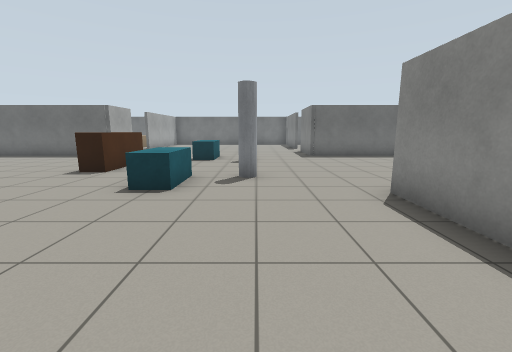
View 1 (above)

17 first-person views from a walk through a Gazebo world. The camera is 1.1 m above the floor, tilts 10° down and sees 90° across. The floor is counted in squares, 1 m on a side. Each view is taken from the middle of a square. On the plan, view 1 faces up. The plan holds only what a view shows up to about 11 squares ahead; the rest is blank.

View 2
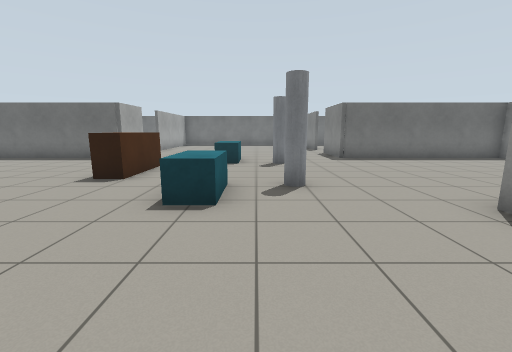

View 3
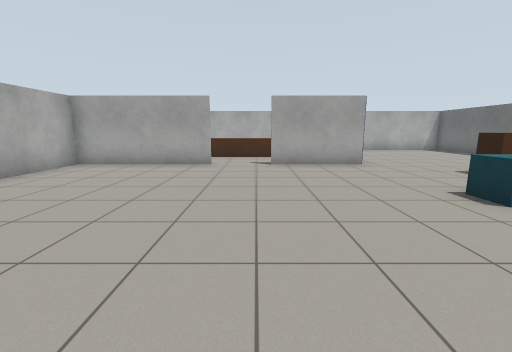

View 4
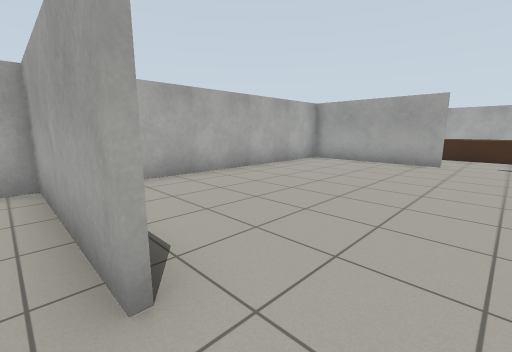

View 5
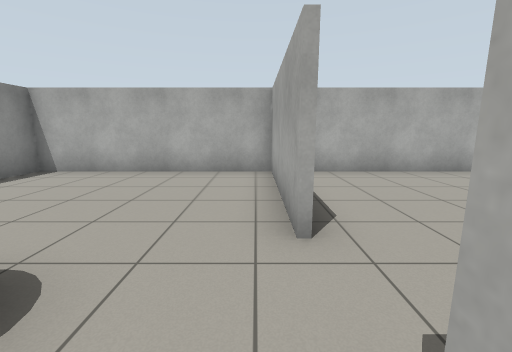

View 6
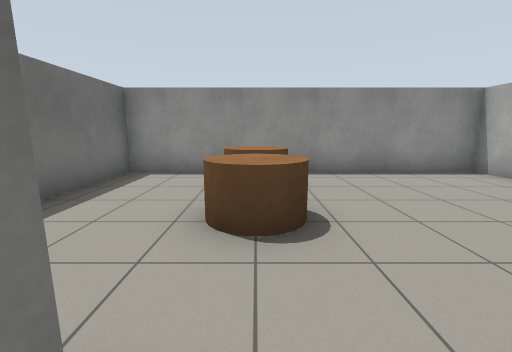

View 7
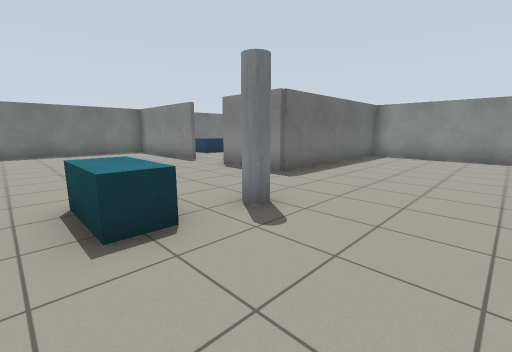

View 8
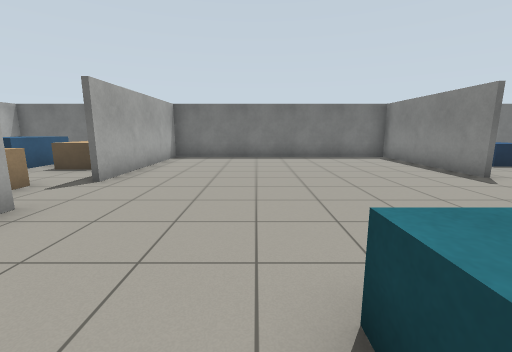

View 9
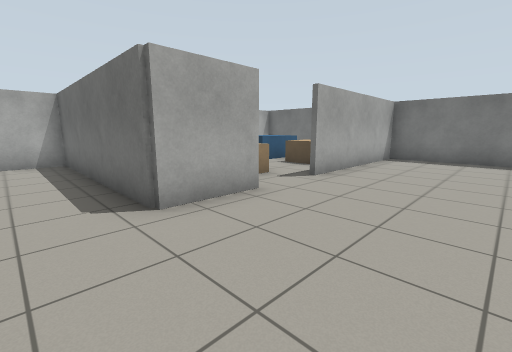

View 10
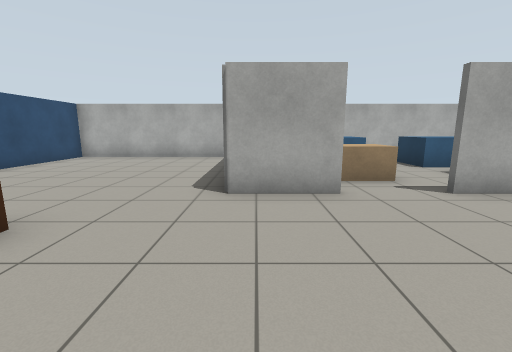

View 11
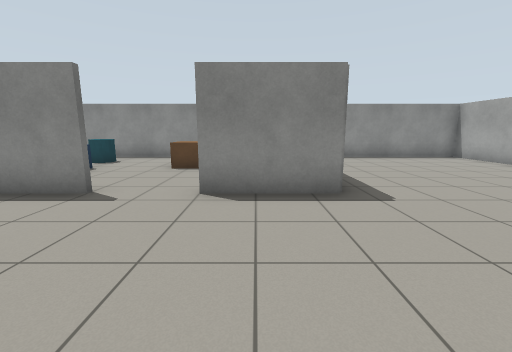

View 12
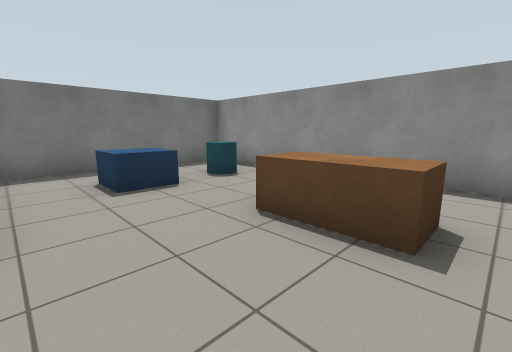

View 13
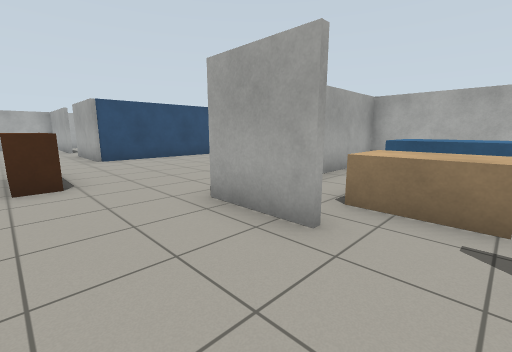

View 14
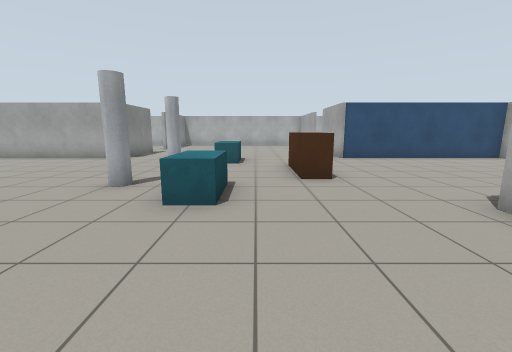

View 15
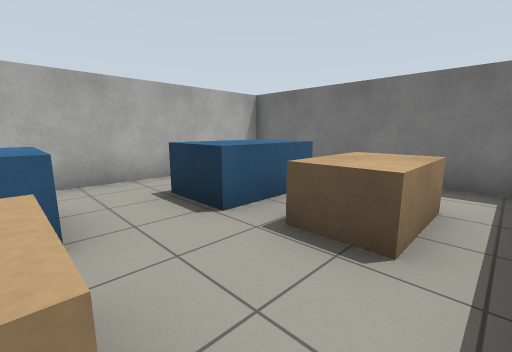

View 16
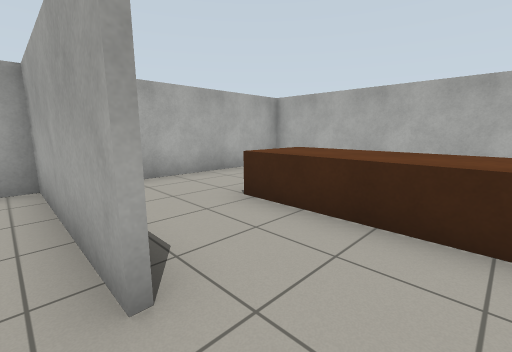

View 17
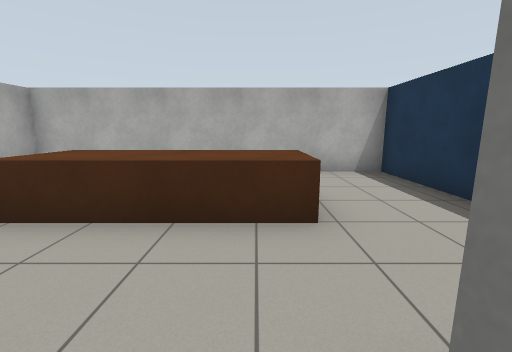

### Floor plan
Points are (right, up) in squares from view 1. A wall is a line through its corners. A room is listed if a view was taken in it or the views show most of it. See-through windows are left out.
Room 1 (views 1, 2, 3, 6, 7, 8, 9, 10, 11, 13, 14, 16, 17)
walls: (3, 4.6) (9, 4.6); (-6.4, 13.6) (-6.4, 11.4) (-13, 11.4); (2.4, 2.2) (2.4, 4.5); (2.4, 15.9) (2.4, 20.9) (-6.4, 20.9) (-6.4, 15.5); (-6.4, -0.4) (-6.4, -4.9) (1.5, -4.9); (-12.9, 11.5) (-12.9, 4); (-13, 4.6) (-6.4, 4.6) (-6.4, 1.5); (8.9, 4) (8.9, 11.4) (2.4, 11.4) (2.4, 14)
ways out: opening at (2, 0.5) to room 2; opening at (2, 14.5) to room 3; opening at (-7, 14.5) to room 4; opening at (-7, 0.5) to room 5
objects: brown box (-4, 7) to (-4, 9); cyan box (-2, 5) to (-2, 6); cyan box (-2, 10) to (-2, 11); pillar (0, 6); pillar (0, 10)
Room 2 (views 4, 5)
walls: (2.6, -0.4) (2.6, -4.9) (8.9, -4.9) (8.9, 4); (9, 4.4) (5.9, 4.4)
ways out: opening at (2, 0.5) to room 1
objects: brown cylinder (5, 1) to (6, 1); brown cylinder (7, 1) to (8, 1)
Room 3 (view 12)
walls: (8.9, 12.9) (8.9, 20.9) (2.9, 20.9)
ways out: opening at (2, 14.5) to room 1
objects: blue box (5, 18) to (5, 19); brown box (6, 14) to (6, 15); cyan cylinder (7, 18) to (7, 19)
Room 4 (view 15)
walls: (-13, 11.6) (-9.9, 11.6); (-6.9, 20.9) (-12.9, 20.9) (-12.9, 11.5)
ways out: opening at (-7, 14.5) to room 1
objects: blue box (-11, 13) to (-10, 15); blue box (-11, 17) to (-10, 19); beige box (-9, 13) to (-8, 15); beige box (-9, 17) to (-8, 19)
Room 5 (no view inside)
walls: (-9.9, 4.4) (-13, 4.4); (-12.9, 4) (-12.9, -4.9) (-8.2, -4.9)
ways out: opening at (-7, 0.5) to room 1
objects: brown box (-10, -2) to (-9, 1)

Positions as (right, up) in squares from view 1, and headings:
1: (0, 0), facing up
2: (-1, 1), facing up
3: (2, 1), facing left
4: (3, 1), facing down-left
5: (3, 2), facing down
6: (2, 1), facing right
7: (-3, 7), facing up-right
8: (-3, 10), facing up
9: (-3, 10), facing up-left
10: (-2, 12), facing left
11: (-2, 13), facing right
12: (3, 13), facing up-right
13: (-4, 15), facing down-left
14: (-3, 15), facing down
15: (-7, 15), facing up-left
16: (-6, 1), facing down-left
17: (-6, 1), facing left
